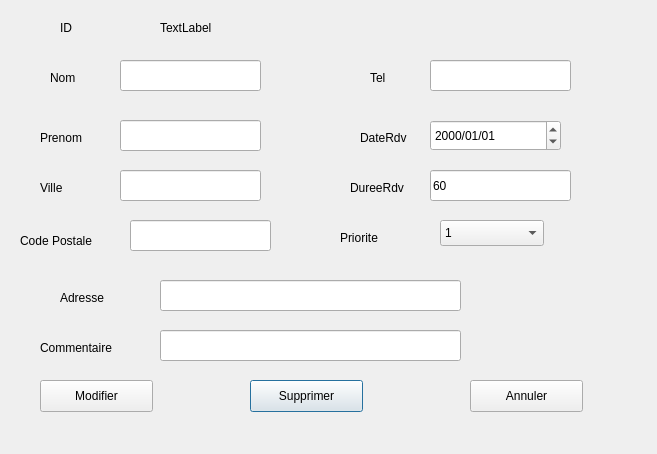
<?xml version="1.0" encoding="UTF-8"?>
<ui version="4.0">
 <class>ModifiersupprimerclientDialog</class>
 <widget class="QDialog" name="ModifiersupprimerclientDialog">
  <property name="geometry">
   <rect>
    <x>0</x>
    <y>0</y>
    <width>657</width>
    <height>454</height>
   </rect>
  </property>
  <property name="windowTitle">
   <string>Dialog</string>
  </property>
  <widget class="QLabel" name="label_3">
   <property name="geometry">
    <rect>
     <x>30</x>
     <y>80</y>
     <width>60</width>
     <height>16</height>
    </rect>
   </property>
   <property name="text">
    <string/>
   </property>
  </widget>
  <widget class="QLabel" name="label_10">
   <property name="geometry">
    <rect>
     <x>60</x>
     <y>290</y>
     <width>60</width>
     <height>16</height>
    </rect>
   </property>
   <property name="text">
    <string>Adresse</string>
   </property>
  </widget>
  <widget class="QLabel" name="label_4">
   <property name="geometry">
    <rect>
     <x>40</x>
     <y>180</y>
     <width>60</width>
     <height>16</height>
    </rect>
   </property>
   <property name="text">
    <string>Ville</string>
   </property>
  </widget>
  <widget class="QLineEdit" name="lineEditNom">
   <property name="geometry">
    <rect>
     <x>120</x>
     <y>60</y>
     <width>141</width>
     <height>31</height>
    </rect>
   </property>
  </widget>
  <widget class="QLabel" name="label_5">
   <property name="geometry">
    <rect>
     <x>20</x>
     <y>230</y>
     <width>101</width>
     <height>21</height>
    </rect>
   </property>
   <property name="text">
    <string>Code Postale</string>
   </property>
  </widget>
  <widget class="QLabel" name="label_6">
   <property name="geometry">
    <rect>
     <x>360</x>
     <y>130</y>
     <width>60</width>
     <height>16</height>
    </rect>
   </property>
   <property name="text">
    <string>DateRdv</string>
   </property>
  </widget>
  <widget class="QLabel" name="label_9">
   <property name="geometry">
    <rect>
     <x>40</x>
     <y>340</y>
     <width>111</width>
     <height>16</height>
    </rect>
   </property>
   <property name="text">
    <string>Commentaire</string>
   </property>
  </widget>
  <widget class="QLabel" name="label_8">
   <property name="geometry">
    <rect>
     <x>340</x>
     <y>230</y>
     <width>81</width>
     <height>16</height>
    </rect>
   </property>
   <property name="text">
    <string>Priorite</string>
   </property>
  </widget>
  <widget class="QLineEdit" name="lineEditPrenom">
   <property name="geometry">
    <rect>
     <x>120</x>
     <y>120</y>
     <width>141</width>
     <height>31</height>
    </rect>
   </property>
  </widget>
  <widget class="QLabel" name="label">
   <property name="geometry">
    <rect>
     <x>50</x>
     <y>70</y>
     <width>60</width>
     <height>16</height>
    </rect>
   </property>
   <property name="text">
    <string>Nom</string>
   </property>
  </widget>
  <widget class="QLineEdit" name="lineEditCommentaire">
   <property name="geometry">
    <rect>
     <x>160</x>
     <y>330</y>
     <width>301</width>
     <height>31</height>
    </rect>
   </property>
  </widget>
  <widget class="QDateEdit" name="dateEditRdv">
   <property name="geometry">
    <rect>
     <x>430</x>
     <y>120</y>
     <width>131</width>
     <height>31</height>
    </rect>
   </property>
   <property name="displayFormat">
    <string>yyyy/MM/dd</string>
   </property>
  </widget>
  <widget class="QLabel" name="label_7">
   <property name="geometry">
    <rect>
     <x>350</x>
     <y>180</y>
     <width>61</width>
     <height>16</height>
    </rect>
   </property>
   <property name="text">
    <string>DureeRdv</string>
   </property>
  </widget>
  <widget class="QLineEdit" name="lineEditVille">
   <property name="geometry">
    <rect>
     <x>120</x>
     <y>170</y>
     <width>141</width>
     <height>31</height>
    </rect>
   </property>
  </widget>
  <widget class="QLineEdit" name="lineEditDureeRdv">
   <property name="geometry">
    <rect>
     <x>430</x>
     <y>170</y>
     <width>141</width>
     <height>31</height>
    </rect>
   </property>
   <property name="text">
    <string>60</string>
   </property>
  </widget>
  <widget class="QLabel" name="label_11">
   <property name="geometry">
    <rect>
     <x>370</x>
     <y>70</y>
     <width>60</width>
     <height>16</height>
    </rect>
   </property>
   <property name="text">
    <string>Tel</string>
   </property>
  </widget>
  <widget class="QLineEdit" name="lineEditTel">
   <property name="geometry">
    <rect>
     <x>430</x>
     <y>60</y>
     <width>141</width>
     <height>31</height>
    </rect>
   </property>
  </widget>
  <widget class="QLineEdit" name="lineEditCP">
   <property name="geometry">
    <rect>
     <x>130</x>
     <y>220</y>
     <width>141</width>
     <height>31</height>
    </rect>
   </property>
  </widget>
  <widget class="QLabel" name="label_2">
   <property name="geometry">
    <rect>
     <x>40</x>
     <y>130</y>
     <width>60</width>
     <height>16</height>
    </rect>
   </property>
   <property name="text">
    <string>Prenom</string>
   </property>
  </widget>
  <widget class="QLineEdit" name="lineEdit">
   <property name="geometry">
    <rect>
     <x>160</x>
     <y>280</y>
     <width>301</width>
     <height>31</height>
    </rect>
   </property>
  </widget>
  <widget class="QPushButton" name="pushButtonSupprimer">
   <property name="geometry">
    <rect>
     <x>250</x>
     <y>380</y>
     <width>113</width>
     <height>32</height>
    </rect>
   </property>
   <property name="text">
    <string>Supprimer</string>
   </property>
  </widget>
  <widget class="QPushButton" name="pushButtonModifier">
   <property name="geometry">
    <rect>
     <x>40</x>
     <y>380</y>
     <width>113</width>
     <height>32</height>
    </rect>
   </property>
   <property name="text">
    <string>Modifier</string>
   </property>
  </widget>
  <widget class="QPushButton" name="pushButtonAnnuler">
   <property name="geometry">
    <rect>
     <x>470</x>
     <y>380</y>
     <width>113</width>
     <height>32</height>
    </rect>
   </property>
   <property name="text">
    <string>Annuler</string>
   </property>
  </widget>
  <widget class="QLabel" name="label_12">
   <property name="geometry">
    <rect>
     <x>60</x>
     <y>20</y>
     <width>60</width>
     <height>16</height>
    </rect>
   </property>
   <property name="text">
    <string>ID</string>
   </property>
  </widget>
  <widget class="QLabel" name="labeliD">
   <property name="geometry">
    <rect>
     <x>160</x>
     <y>20</y>
     <width>60</width>
     <height>16</height>
    </rect>
   </property>
   <property name="text">
    <string>TextLabel</string>
   </property>
  </widget>
  <widget class="QComboBox" name="comboBoxPrio">
   <property name="geometry">
    <rect>
     <x>440</x>
     <y>220</y>
     <width>104</width>
     <height>26</height>
    </rect>
   </property>
   <item>
    <property name="text">
     <string>1</string>
    </property>
   </item>
   <item>
    <property name="text">
     <string>2</string>
    </property>
   </item>
   <item>
    <property name="text">
     <string>3</string>
    </property>
   </item>
   <item>
    <property name="text">
     <string>4</string>
    </property>
   </item>
   <item>
    <property name="text">
     <string>5</string>
    </property>
   </item>
  </widget>
 </widget>
 <resources/>
 <connections/>
</ui>
